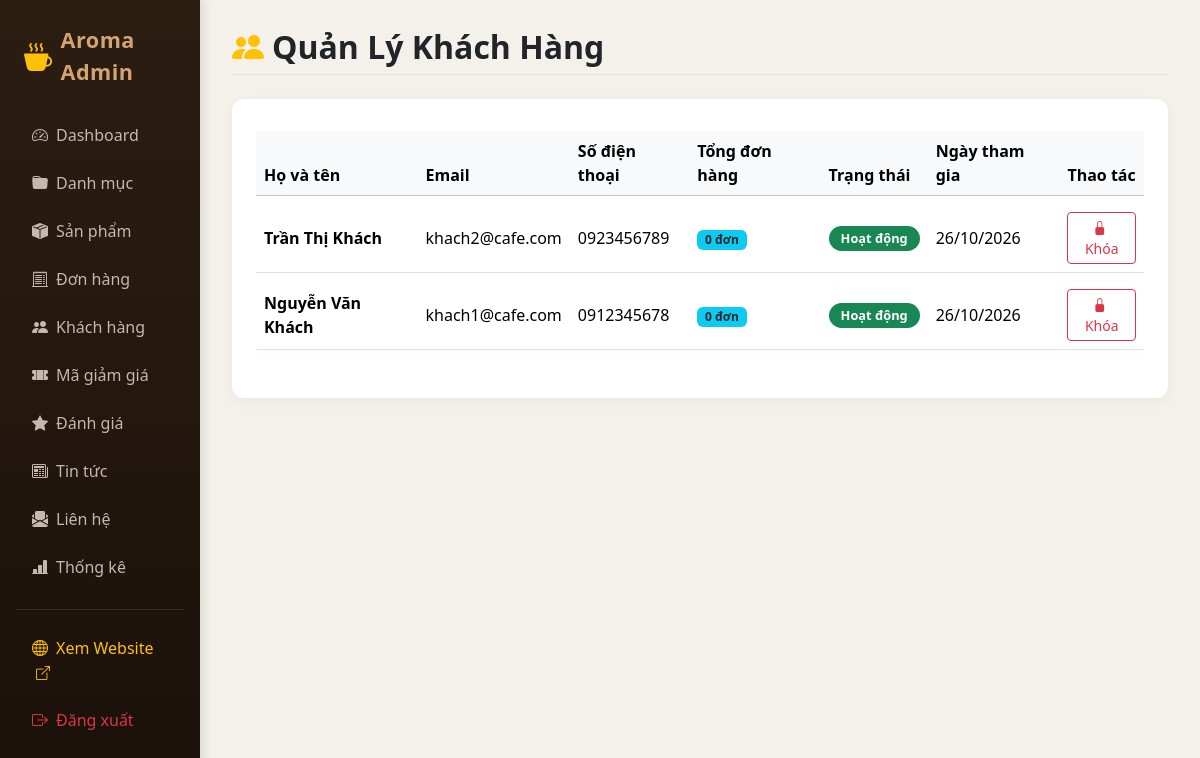
The page /admin/users.php (signed in) on the database its author committed.
### tables this page shows
CREATE TABLE IF NOT EXISTS users (
    id INT AUTO_INCREMENT PRIMARY KEY,
    full_name VARCHAR(100) NOT NULL,
    email VARCHAR(100) NOT NULL UNIQUE,
    phone VARCHAR(20) DEFAULT NULL,
    password VARCHAR(255) NOT NULL,
    address TEXT DEFAULT NULL,
    role ENUM('customer', 'admin') DEFAULT 'customer',
    status ENUM('active', 'blocked') DEFAULT 'active',
    created_at TIMESTAMP DEFAULT CURRENT_TIMESTAMP
);

### includes/functions.php (called while the page is built, shortened)
<?php
function e($string) {
    return htmlspecialchars($string ?? '', ENT_QUOTES, 'UTF-8');
}
?>

### admin/users.php (the view, shortened to what this page needs)
<?php
require_once __DIR__ . '/../includes/functions.php';
$users = $conn->query("SELECT u.*, (SELECT COUNT(*) FROM orders WHERE user_id = u.id) as total_orders FROM users u WHERE role = 'customer' ORDER BY id DESC")->fetchAll();
include __DIR__ . '/includes/header.php';
?>
<div class="d-flex justify-content-between align-items-center mb-4 pb-2 border-bottom">
    <h2 class="fw-bold text-dark m-0"><i class="bi bi-people-fill text-warning me-2"></i>Quản Lý Khách Hàng</h2>
</div>
<div class="card card-custom p-4">
    <div class="table-responsive">
        <table class="table table-custom align-middle">
            <thead class="table-light">
                <tr>
                    <th>Họ và tên</th>
                    <th>Email</th>
                    <th>Số điện thoại</th>
                    <th>Tổng đơn hàng</th>
                    <th>Trạng thái</th>
                    <th>Ngày tham gia</th>
                    <th>Thao tác</th>
                </tr>
            </thead>
            <tbody>
                <?php foreach ($users as $u): ?>
                    <tr>
                        <td><strong><?= e($u['full_name']) ?></strong></td>
                        <td><?= e($u['email']) ?></td>
                        <td><?= e($u['phone'] ?? 'Chưa cập nhật') ?></td>
                        <td><span class="badge bg-info text-dark"><?= $u['total_orders'] ?> đơn</span></td>
                        <td>
                            <span class="badge bg-<?= $u['status'] === 'active' ? 'success' : 'danger' ?> badge-status">
                                <?= $u['status'] === 'active' ? 'Hoạt động' : 'Đã khóa' ?>
                            </span>
                        </td>
                        <td><?= date('d/m/Y', strtotime($u['created_at'])) ?></td>
                        <td>
                            <?php if ($u['status'] === 'active'): ?>
                                <a href="users.php?action=block&id=<?= $u['id'] ?>" class="btn btn-sm btn-outline-danger" onclick="return confirm('Bạn có chắc muốn khóa tài khoản này?');"><i class="bi bi-lock-fill me-1"></i>Khóa</a>
                            <?php else: ?>
                                <a href="users.php?action=unblock&id=<?= $u['id'] ?>" class="btn btn-sm btn-outline-success"><i class="bi bi-unlock-fill me-1"></i>Mở khóa</a>
                            <?php endif; ?>
                        </td>
                    </tr>
                <?php endforeach; ?>
            </tbody>
        </table>
    </div>
</div>
<?php include __DIR__ . '/includes/footer.php'; ?>

### admin/includes/header.php (style rules this page uses)
:root { --cafe-dark: #2C1D11; --cafe-brown: #4A3525; --cafe-accent: #8C6D53; --cafe-gold: #D4A373; --cafe-cream: #FAEDCD; --cafe-bg: #F4F1EA; }
body { background-color: var(--cafe-bg); font-family: 'Segoe UI', Tahoma, Geneva, Verdana, sans-serif; color: #333; }
.card-custom { border: none; border-radius: 12px; box-shadow: 0 4px 15px rgba(0,0,0,0.04); background-color: #FFF; }
.table-custom { border-collapse: separate; border-spacing: 0 8px; }
.table-custom tbody tr { background-color: #FFF; box-shadow: 0 2px 6px rgba(0,0,0,0.02); transition: transform 0.15s ease; }
.badge-status { padding: 6px 12px; border-radius: 20px; font-size: 0.8rem; font-weight: 600; }

### rows shown on the page
users: full_name "Trần Thị Khách", email "khach2@cafe.com", phone "0923456789", total_orders "0", status "Hoạt động", created_at "26/10/2026"
users: full_name "Nguyễn Văn Khách", email "khach1@cafe.com", phone "0912345678", total_orders "0", status "Hoạt động", created_at "26/10/2026"
